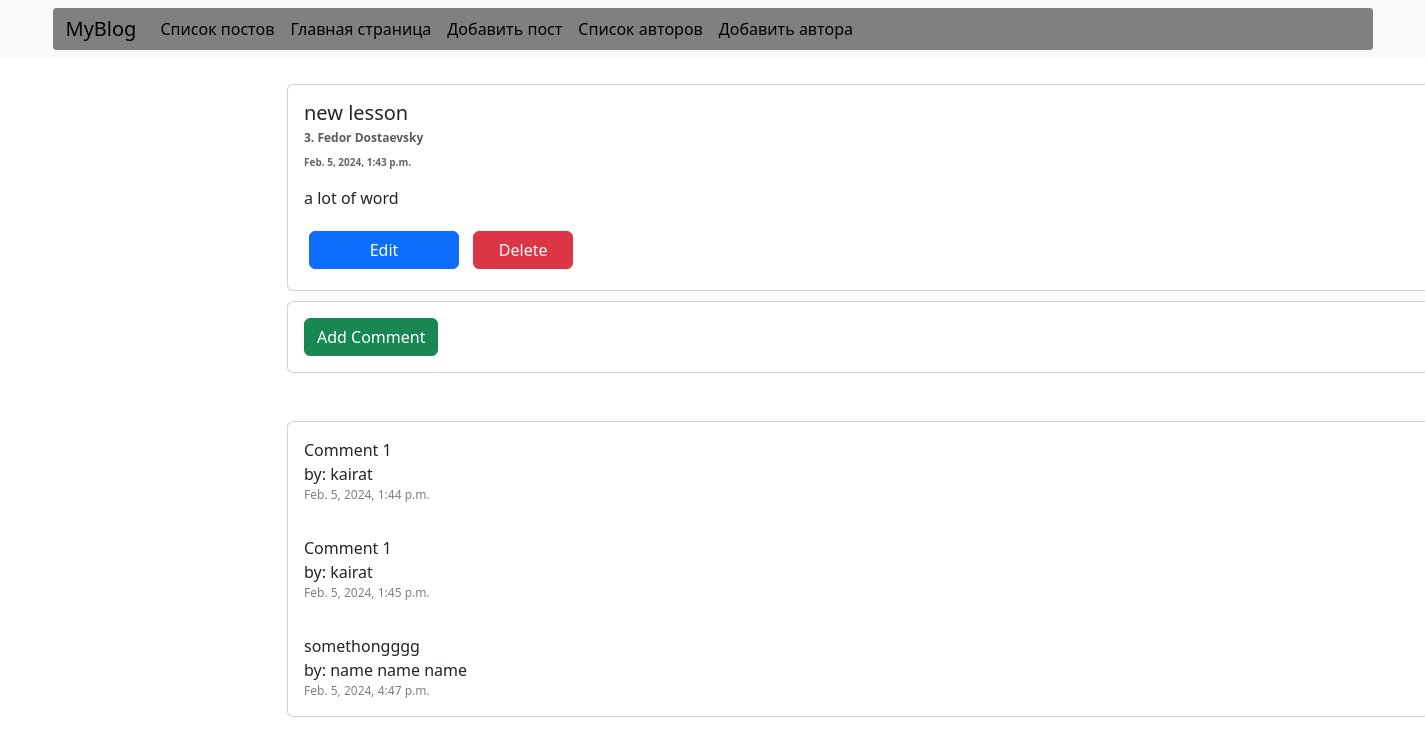
The app's page /post/detail/2 with its own data.
### personal_blog/models.py (models this page shows, shortened)
class Post(models.Model):
    title = models.CharField (max_length=200, null=False, blank=False, verbose_name="Header")
    body = models.TextField (max_length = 3000, null=False, blank=False, verbose_name="Body of the post", validators=[at_least_3, ])
    author = models.ForeignKey(Author, on_delete=models.CASCADE, verbose_name="Author", null=False, blank=False)
    tags = models.ManyToManyField(
        'personal_blog.Tag',
        related_name='posts',
        blank=True
    )
    created_at = models.DateTimeField(auto_now_add=True, verbose_name="Created Data")
    updated_at = models.DateTimeField(auto_now=True, verbose_name="Updated Data")
    class Meta:
        pass

class Author(models.Model):
    name = models.CharField(max_length=200, null=False, blank=False, verbose_name='Name of the author')
    def __str__(self):  # method str like in java
        return f"{self.pk}. {self.name}"

class Comment(models.Model):
    text = models.TextField (max_length=1000, null=False, blank=False, verbose_name='Comment')
    author = models.CharField(max_length=50, null=False, blank=False, default="Anonymous", verbose_name="Author")
    post = models.ForeignKey('personal_blog.Post', on_delete=models.CASCADE, related_name='Comments', verbose_name="Post")
    created_at = models.DateTimeField(auto_now_add=True, verbose_name="Created Data")
    updated_at = models.DateTimeField(auto_now=True, verbose_name="Updated Data")

### personal_blog/views/post_views_classView.py (the view)
# urls.py: path('detail/<int:pk>', PostDetailView.as_view(), name="post_detail"),
class PostDetailView(TemplateView):
    template_name = 'posts/view.html'
    def get_context_data(self, **kwargs):
        context = super().get_context_data(**kwargs)
        context['post']  = get_object_or_404(Post, pk=self.kwargs.get('pk'))
        return context

### templates/posts/view.html (shortened to what this page needs)
{% extends 'base.html' %}
{% load static %}
{% block content %}
{% block css %}
    <link rel="stylesheet" href="{% static 'css/style.css' %}">
    {% endblock %}
    <div class="card">
        <div class="card-body">
                <h5 class="card-title">{{ post.title }}</h5>
                <p style="font-size: 12px; color: gray; font-weight: bold" class="card-subtitle mb-2 text-body-secondary">{{ post.author }}</p>
                <p style="font-size: 10px; color: #666666; font-weight: bold ">{{ post.created_at }}</p>
                <p class="card-text">{{ post.body }}</p>
                <a href="{% url 'post_update' post.pk %}" class="btn btn-primary" style="width: 150px; margin: 5px">Edit</a>
                <a href="{% url 'home_page' %}" class="btn btn-danger" style="width: 100px; margin:5px">Delete</a>
        </div>
</div>
    <div class="card mb-5" style="margin-top: 10px">
        <div class="card-body">
            <form action="{% url 'comment_create' post.pk %}" method="POST">
                <button class="btn btn-success">Add Comment</button>
            </form>
        </div>
    </div>
    <div class="card">
    {% for comment in post.Comments.all %}
        <div class="card-body">
        <p class="mb-0">{{ comment.text }}</p>
        <p class="mb-0">by: {{ comment.author }}</p>
        <p class="mb-0 gray_font fs-12">{{ comment.created_at }}</p>
        </div>
    {% endfor %}
    </div>
{% endblock %}

### static/css/style.css (style rules this page uses)
.gray_font { color: gray; }
.fs-12 { font-size: 12px; }

### records on screen
Post: title "new lesson", author "3. Fedor Dostaevsky", created_at "Feb. 5, 2024, 1:43 p.m.", body "a lot of word"
Comment: text "Comment 1", author "kairat", created_at "Feb. 5, 2024, 1:44 p.m."
Comment: text "Comment 1", author "kairat", created_at "Feb. 5, 2024, 1:45 p.m."
Comment: text "somethongggg", author "name name name", created_at "Feb. 5, 2024, 4:47 p.m."
